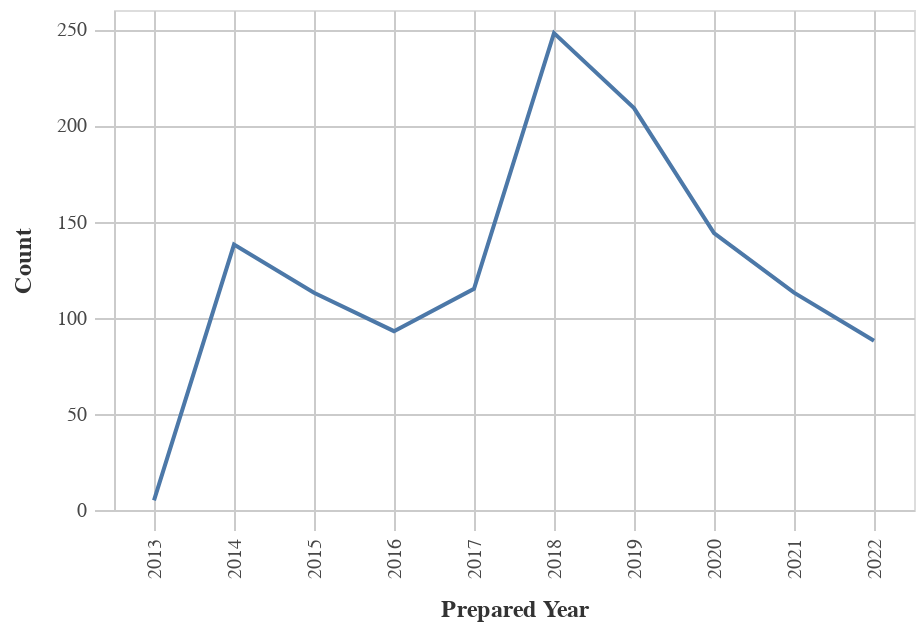

The notebook cell this image was saved under:
### Code cell
#Line chart for Obligations by Year
chart_df = (df_top>>filter(_.variable=='prepared_y')).rename(columns= {"value":"Year"})
    
chart1= (_dla_utils_reports.basic_line_chart_test_no_save(chart_df, 'Year', 'count', district)).encode(x=alt.X('Year:O', title='Prepared Year'))
    
display(HTML("<h4><strong>Obligations by Year</strong></h4>"))
chart1

### Figure 1 — Vega-Lite specification as saved in the notebook (floating-point values rounded to 4 significant figures)
{"config": {"view": {"continuousWidth": 400, "continuousHeight": 300}, "axis": {"domainColor": "#cbcbcb", "grid": true, "gridColor": "#cbcbcb", "gridWidth": 1, "labelColor": "#474747", "labelFont": "Nunito Sans", "labelFontSize": 10, "labelPadding": 4, "tickColor": "#cbcbcb", "tickSize": 10, "titleColor": "#333", "titleFont": "Raleway", "titleFontSize": 12, "titlePadding": 10}, "axisBand": {"grid": false}, "background": "white", "font": "Raleway", "header": {"labelFont": "Nunito Sans", "titleFont": "Raleway"}, "legend": {"labelColor": "#333", "labelFont": "Nunito Sans", "labelFontSize": 11, "labelLimit": 0, "padding": 1, "symbolSize": 30, "symbolType": "square", "titleColor": "#333", "titleFont": "Raleway", "titleFontSize": 14, "titlePadding": 10}, "title": {"anchor": "middle", "font": "Raleway", "fontSize": 18, "fontWeight": 300, "offset": 20}}, "data": {"name": "data-d3056f8d52bbdd016992f0682721b745"}, "mark": "line", "encoding": {"tooltip": [{"field": "Year", "type": "quantitative"}, {"field": "count", "type": "quantitative"}], "x": {"field": "Year", "title": "Prepared Year", "type": "ordinal"}, "y": {"field": "count", "title": "Count", "type": "quantitative"}}, "height": 250, "width": 400, "$schema": "https://vega.github.io/schema/vega-lite/v4.17.0.json", "datasets": {"data-d3056f8d52bbdd016992f0682721b745": [{"Year": 2018.0, "count": 248, "variable": "prepared_y"}, {"Year": 2019.0, "count": 209, "variable": "prepared_y"}, {"Year": 2020.0, "count": 144, "variable": "prepared_y"}, {"Year": 2014.0, "count": 138, "variable": "prepared_y"}, {"Year": 2017.0, "count": 115, "variable": "prepared_y"}, {"Year": 2015.0, "count": 113, "variable": "prepared_y"}, {"Year": 2021.0, "count": 113, "variable": "prepared_y"}, {"Year": 2016.0, "count": 93, "variable": "prepared_y"}, {"Year": 2022.0, "count": 88, "variable": "prepared_y"}, {"Year": 2013.0, "count": 5, "variable": "prepared_y"}]}}
